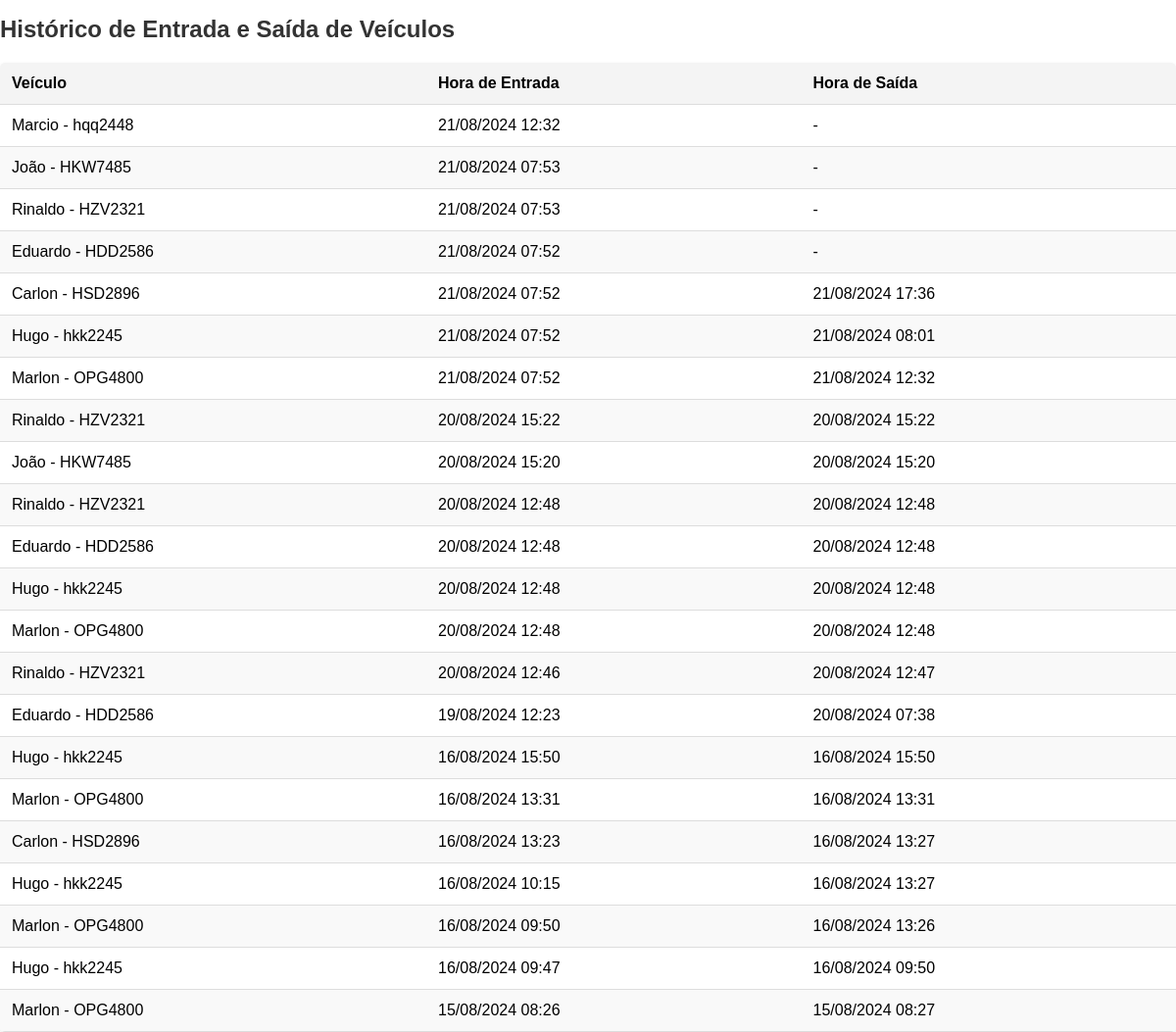
The app's page /historico-veiculos/, older data.
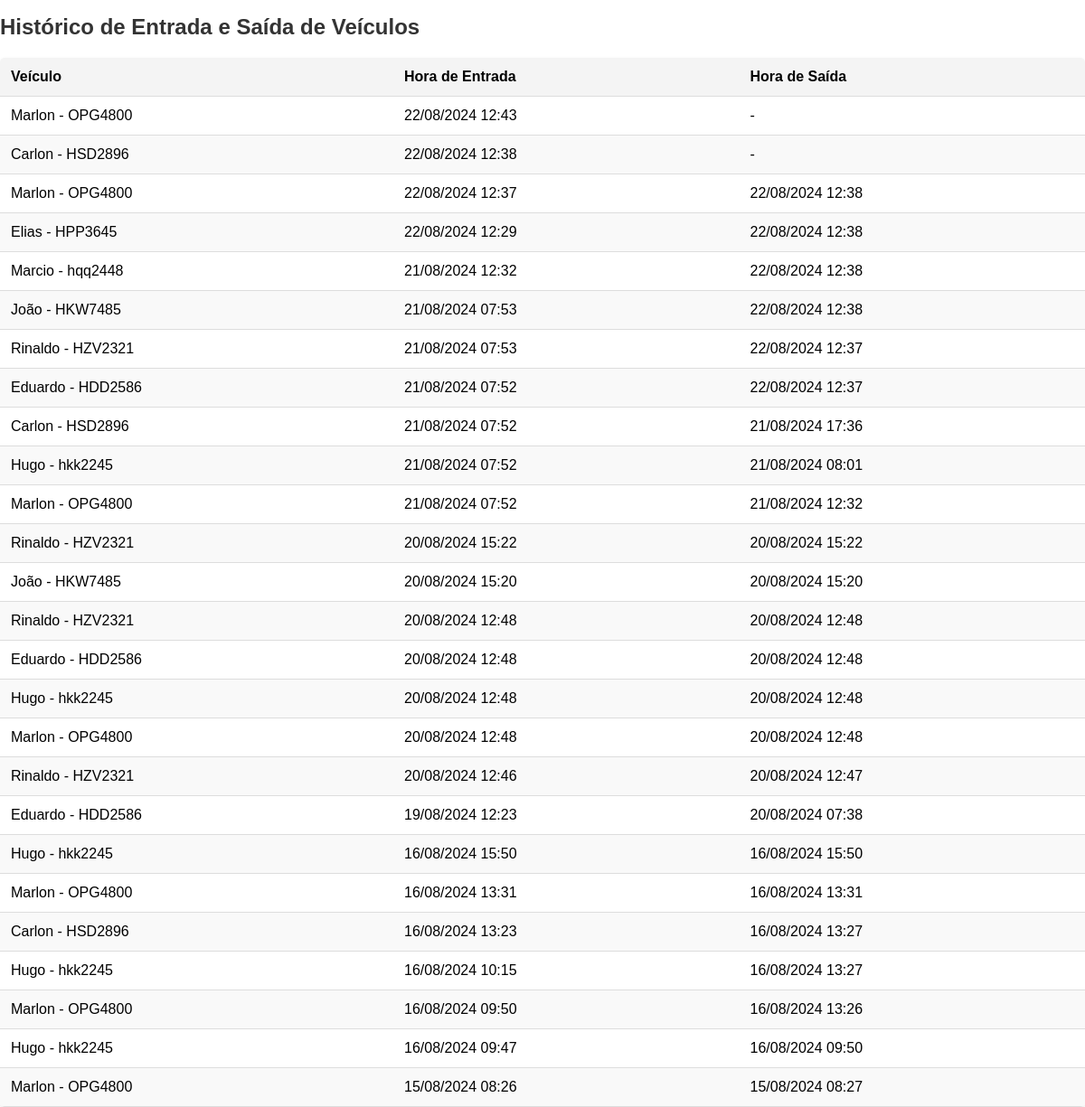
The same page, newer data.
### core/models.py (models this page shows, shortened)
class EntradaSaidaVeiculo(models.Model):
    veiculo = models.ForeignKey(Veiculo, on_delete=models.CASCADE)
    hora_entrada = models.DateTimeField(default=timezone.now)
    hora_saida = models.DateTimeField(null=True, blank=True)

class Veiculo(models.Model):
    nome = models.CharField(max_length=100)
    modelo = models.CharField(max_length=100)
    placa = models.CharField(max_length=20, unique=True)
    cor = models.CharField(max_length=50)
    def __str__(self):
        return f"{self.nome} - {self.placa}"

### core/views.py (the view)
# urls.py: path('historico-veiculos/', views.historico_veiculo, name='historico_veiculo'),
def historico_veiculo(request):
    registros = EntradaSaidaVeiculo.objects.all().order_by('-hora_entrada')
    return render(request, 'core/historico_veiculo.html', {'registros': registros})

### core/templates/core/historico_veiculo.html (shortened to what this page needs)
{% load static %}
<!DOCTYPE html>
<html lang="pt-BR">
<head>
    <link rel="stylesheet" href="https://cdnjs.cloudflare.com/ajax/libs/font-awesome/6.4.0/css/all.min.css">
</head>
<body>
    <div class="container">
        <h1>Histórico de Entrada e Saída de Veículos</h1>
        <table>
            <thead>
                <tr>
                    <th>Veículo</th>
                    <th>Hora de Entrada</th>
                    <th>Hora de Saída</th>
                </tr>
            </thead>
            <tbody>
                {% for registro in registros %}
                <tr>
                    <td>{{ registro.veiculo }}</td>
                    <td>{{ registro.hora_entrada|date:"d/m/Y H:i" }}</td>
                    <td>{% if registro.hora_saida %}{{ registro.hora_saida|date:"d/m/Y H:i" }}{% else %}-{% endif %}</td>
                </tr>
                {% empty %}
                <tr>
                    <td colspan="3">Nenhum registro encontrado.</td>
                </tr>
                {% endfor %}
            </tbody>
        </table>
    </div>
</body>
</html>

### core/templates/core/historico_veiculo.html (style rules this page uses)
body, html { margin: 0; padding: 0; height: 100%; font-family: Arial, sans-serif; }
h1 { margin-bottom: 20px; font-size: 24px; color: #333; }
table { width: 100%; border-collapse: collapse; background: white; box-shadow: 0 2px 4px rgba(0, 0, 0, 0.1); border-radius: 5px; overflow: hidden; }
table th, table td { padding: 12px; text-align: left; border-bottom: 1px solid #ddd; }
table th { background-color: #f4f4f4; }
table tr:nth-child(even) { background-color: #f9f9f9; }

Row changes from the older to the newer data that the page shows:
added EntradaSaidaVeiculo: veiculo "Marlon - OPG4800", hora_entrada "22/08/2024 12:43"
added EntradaSaidaVeiculo: veiculo "Carlon - HSD2896", hora_entrada "22/08/2024 12:38"
added EntradaSaidaVeiculo: veiculo "Marlon - OPG4800", hora_entrada "22/08/2024 12:37", hora_saida "22/08/2024 12:38"
added EntradaSaidaVeiculo: veiculo "Elias - HPP3645", hora_entrada "22/08/2024 12:29", hora_saida "22/08/2024 12:38"
changed EntradaSaidaVeiculo "Marcio - hqq2448": hora_saida (not shown) → "22/08/2024 12:38"; no longer shows "-"
changed EntradaSaidaVeiculo (number 6 of 26 on the later page): hora_saida (not shown) → "22/08/2024 12:38"; no longer shows "-"
changed EntradaSaidaVeiculo (number 7 of 26 on the later page): hora_saida (not shown) → "22/08/2024 12:37"; no longer shows "-"
changed EntradaSaidaVeiculo (number 8 of 26 on the later page): hora_saida (not shown) → "22/08/2024 12:37"; no longer shows "-"
